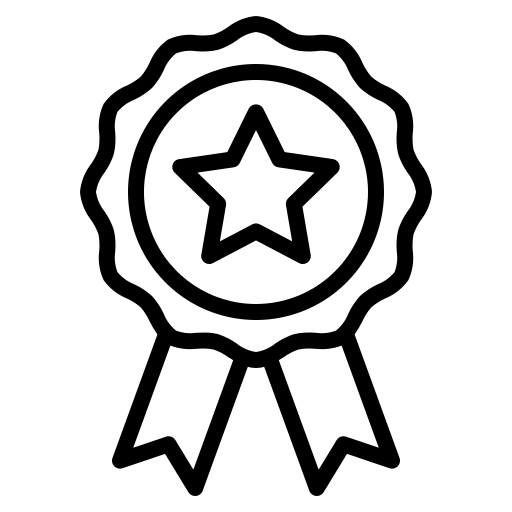
#> input picture assets/img/ic-award.png, 512 x 512 px; its folder holds only this picture in this run
$ python prep_dark.py
#> lines starting #> are read from the running program, lines starting #| are printed output that depends on the picture
#!/usr/bin/env python3
"""Assets for the dark / gold / sculpture amendment (8 Oct 2026). Run once: python3 build/prep_dark.py
Sources: Da Vinci's own sculpture film (00-current-site/images/uploads/2024/01/0103.mp4) and existing assets."""
import os, glob, subprocess, numpy as np
from PIL import Image
ROOT = os.path.dirname(os.path.dirname(os.path.abspath(__file__))); os.chdir(ROOT)
IMG = 'assets/img'
GOLD = (201, 169, 97)

def recolour(src, dst, rgb, size=None):
#> called with src = 'assets/img/ic-award.png', dst = 'assets/img/ic-award-gold.png', rgb = (201, 169, 97), size = (96, 96)
    im = Image.open(src).convert('RGBA')
#> im is the input picture: PIL image 512x512 RGBA; mean R, G, B, A 0, 0, 0, 47.3
    a = im.getchannel('A')
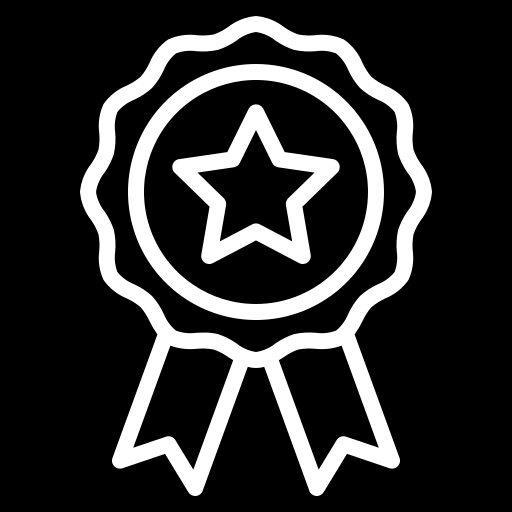
#> a: PIL image 512x512 L; min 0, max 255, mean 47.3
    out = Image.new('RGBA', im.size, rgb + (0,)); out.putalpha(a)
#> after `out.putalpha(a)`:
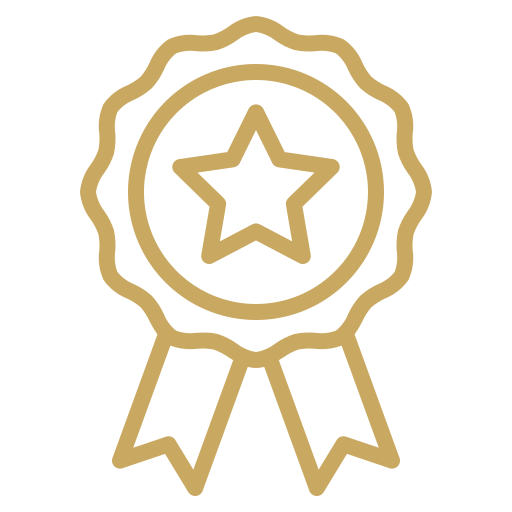
#> out: PIL image 512x512 RGBA; mean R, G, B, A 201, 169, 97, 47.3; transparent parts drawn white
    if size: out.thumbnail(size, Image.LANCZOS)
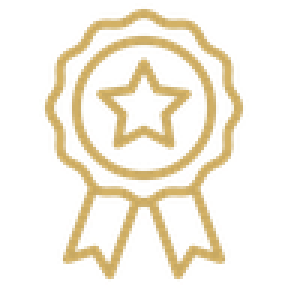
#> out: PIL image 96x96 RGBA (shown 3 times larger); mean R, G, B, A 74.9, 63.2, 33.9, 47.4; transparent parts drawn white
    out.save(dst); return out.size

# gold icons at 96px (were black 512px), gold logo mark
for f in glob.glob(f'{IMG}/ic-*.png'):
    if f.endswith('-gold.png'): continue
    print(os.path.basename(f), recolour(f, f.replace('.png', '-gold.png'), GOLD, (96, 96)))
print('mark-gold', recolour(f'{IMG}/mark-white.png', f'{IMG}/mark-gold.png', (214, 186, 120)))
#> (the run stopped early here; a loop or call above may not have finished)
